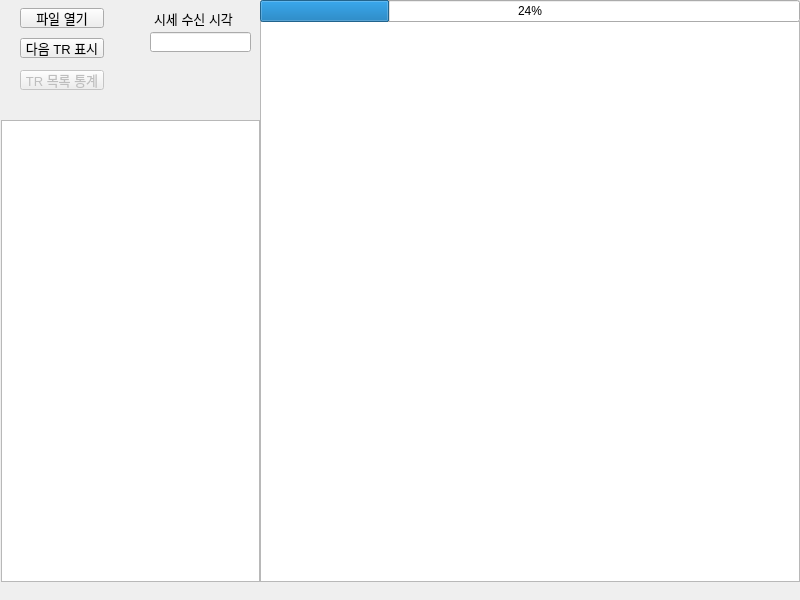
<?xml version="1.0" encoding="UTF-8"?>
<ui version="4.0">
 <class>CDlgMain</class>
 <widget class="QMainWindow" name="CDlgMain">
  <property name="geometry">
   <rect>
    <x>0</x>
    <y>0</y>
    <width>800</width>
    <height>600</height>
   </rect>
  </property>
  <property name="windowTitle">
   <string>CDlgMain</string>
  </property>
  <widget class="QWidget" name="centralwidget">
   <widget class="QPushButton" name="btnOpenFile">
    <property name="geometry">
     <rect>
      <x>20</x>
      <y>8</y>
      <width>84</width>
      <height>20</height>
     </rect>
    </property>
    <property name="font">
     <font>
      <pointsize>10</pointsize>
     </font>
    </property>
    <property name="text">
     <string>파일 열기</string>
    </property>
   </widget>
   <widget class="QTextEdit" name="teLog1">
    <property name="geometry">
     <rect>
      <x>260</x>
      <y>21</y>
      <width>540</width>
      <height>561</height>
     </rect>
    </property>
   </widget>
   <widget class="QPushButton" name="btnNextTR">
    <property name="geometry">
     <rect>
      <x>20</x>
      <y>38</y>
      <width>84</width>
      <height>20</height>
     </rect>
    </property>
    <property name="font">
     <font>
      <pointsize>10</pointsize>
     </font>
    </property>
    <property name="text">
     <string>다음 TR 표시</string>
    </property>
   </widget>
   <widget class="QLineEdit" name="leRcvTM">
    <property name="geometry">
     <rect>
      <x>150</x>
      <y>32</y>
      <width>101</width>
      <height>20</height>
     </rect>
    </property>
   </widget>
   <widget class="QLabel" name="label">
    <property name="geometry">
     <rect>
      <x>154</x>
      <y>12</y>
      <width>94</width>
      <height>14</height>
     </rect>
    </property>
    <property name="font">
     <font>
      <pointsize>10</pointsize>
     </font>
    </property>
    <property name="text">
     <string>시세 수신 시각</string>
    </property>
   </widget>
   <widget class="QTextEdit" name="teStats">
    <property name="geometry">
     <rect>
      <x>1</x>
      <y>120</y>
      <width>259</width>
      <height>462</height>
     </rect>
    </property>
   </widget>
   <widget class="QProgressBar" name="pgsBar1">
    <property name="geometry">
     <rect>
      <x>260</x>
      <y>0</y>
      <width>540</width>
      <height>22</height>
     </rect>
    </property>
    <property name="value">
     <number>24</number>
    </property>
   </widget>
   <widget class="QPushButton" name="btnStatsTR">
    <property name="enabled">
     <bool>false</bool>
    </property>
    <property name="geometry">
     <rect>
      <x>20</x>
      <y>70</y>
      <width>84</width>
      <height>20</height>
     </rect>
    </property>
    <property name="font">
     <font>
      <pointsize>10</pointsize>
     </font>
    </property>
    <property name="text">
     <string>TR 목록 통계</string>
    </property>
   </widget>
  </widget>
  <widget class="QMenuBar" name="menubar">
   <property name="geometry">
    <rect>
     <x>0</x>
     <y>0</y>
     <width>800</width>
     <height>17</height>
    </rect>
   </property>
  </widget>
 </widget>
 <resources/>
 <connections>
  <connection>
   <sender>btnOpenFile</sender>
   <signal>clicked()</signal>
   <receiver>CDlgMain</receiver>
   <slot>slotBtnOpenFile()</slot>
   <hints>
    <hint type="sourcelabel">
     <x>91</x>
     <y>35</y>
    </hint>
    <hint type="destinationlabel">
     <x>104</x>
     <y>33</y>
    </hint>
   </hints>
  </connection>
  <connection>
   <sender>btnNextTR</sender>
   <signal>clicked()</signal>
   <receiver>CDlgMain</receiver>
   <slot>slotBtnNextTR()</slot>
   <hints>
    <hint type="sourcelabel">
     <x>87</x>
     <y>65</y>
    </hint>
    <hint type="destinationlabel">
     <x>106</x>
     <y>65</y>
    </hint>
   </hints>
  </connection>
 </connections>
 <slots>
  <slot>slotBtnOpenFile()</slot>
  <slot>slotBtnNextTR()</slot>
 </slots>
</ui>
